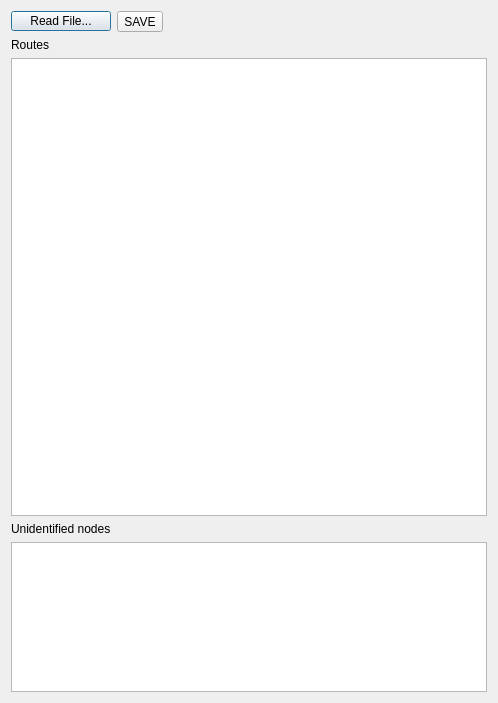
<?xml version="1.0" encoding="UTF-8"?>
<ui version="4.0">
 <class>CustomRoutesUi</class>
 <widget class="QDialog" name="CustomRoutesUi">
  <property name="geometry">
   <rect>
    <x>0</x>
    <y>0</y>
    <width>498</width>
    <height>703</height>
   </rect>
  </property>
  <property name="windowTitle">
   <string>Custom Routes</string>
  </property>
  <layout class="QVBoxLayout" name="verticalLayout">
   <item>
    <layout class="QHBoxLayout" name="horizontalLayout">
     <item>
      <widget class="QPushButton" name="pushButton">
       <property name="minimumSize">
        <size>
         <width>100</width>
         <height>20</height>
        </size>
       </property>
       <property name="maximumSize">
        <size>
         <width>100</width>
         <height>20</height>
        </size>
       </property>
       <property name="text">
        <string>Read File...</string>
       </property>
      </widget>
     </item>
     <item>
      <widget class="QToolButton" name="toolButton">
       <property name="text">
        <string>SAVE</string>
       </property>
      </widget>
     </item>
     <item>
      <spacer name="horizontalSpacer">
       <property name="orientation">
        <enum>Qt::Horizontal</enum>
       </property>
       <property name="sizeHint" stdset="0">
        <size>
         <width>40</width>
         <height>20</height>
        </size>
       </property>
      </spacer>
     </item>
    </layout>
   </item>
   <item>
    <widget class="QLabel" name="label">
     <property name="text">
      <string>Routes</string>
     </property>
    </widget>
   </item>
   <item>
    <widget class="QTreeView" name="treeView"/>
   </item>
   <item>
    <widget class="QLabel" name="label_2">
     <property name="text">
      <string>Unidentified nodes</string>
     </property>
    </widget>
   </item>
   <item>
    <widget class="QListView" name="listView">
     <property name="maximumSize">
      <size>
       <width>16777215</width>
       <height>150</height>
      </size>
     </property>
    </widget>
   </item>
  </layout>
 </widget>
 <resources/>
 <connections>
  <connection>
   <sender>pushButton</sender>
   <signal>clicked()</signal>
   <receiver>CustomRoutesUi</receiver>
   <slot>OnReadFileButton()</slot>
   <hints>
    <hint type="sourcelabel">
     <x>92</x>
     <y>20</y>
    </hint>
    <hint type="destinationlabel">
     <x>182</x>
     <y>12</y>
    </hint>
   </hints>
  </connection>
  <connection>
   <sender>toolButton</sender>
   <signal>clicked()</signal>
   <receiver>CustomRoutesUi</receiver>
   <slot>OnSaveButton()</slot>
   <hints>
    <hint type="sourcelabel">
     <x>137</x>
     <y>21</y>
    </hint>
    <hint type="destinationlabel">
     <x>338</x>
     <y>28</y>
    </hint>
   </hints>
  </connection>
 </connections>
 <slots>
  <slot>OnReadFileButton()</slot>
  <slot>OnSaveButton()</slot>
 </slots>
</ui>
